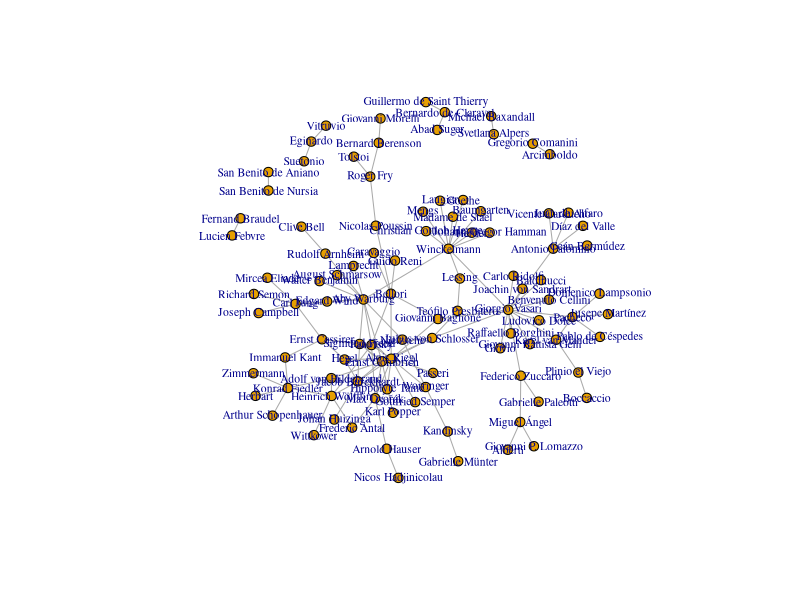
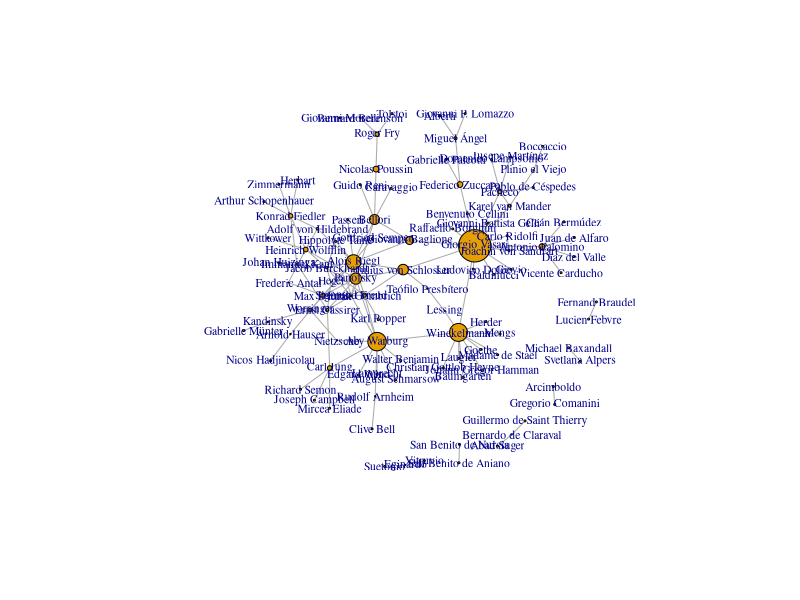
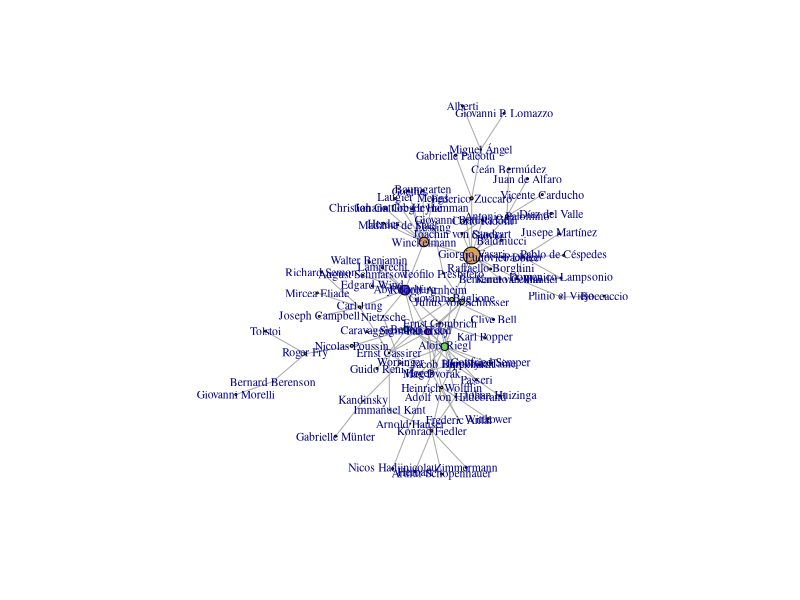

Reproduce these figures in R, in order.
historiografia_data <- read.csv("data/grafo.csv", header = TRUE, stringsAsFactors = FALSE)

library(igraph)

g <- graph_from_data_frame(historiografia_data, directed=FALSE)
plot(g, vertex.label.cex=0.7, vertex.size=5, edge.arrow.size=0.5)

V(g)$degree <- degree(g, mode="all")
V(g)$betweenness <- betweenness(g, directed=FALSE)

plot(g, vertex.size=V(g)$betweenness/100, vertex.label.cex=0.7, edge.arrow.size=0.5)

components <- components(g)
main_component <- which.max(components$csize)
vertices_in_main_component <- V(g)[components$membership == main_component]
g_main <- induced_subgraph(g, vertices_in_main_component)

layout <- layout_with_kk(g_main)
plot(g_main, vertex.size=V(g_main)$betweenness/200, vertex.color = rainbow(10, .8, .8, alpha= .8), layout=layout, vertex.label.cex=0.7, edge.arrow.size=0.5, alpha = .8)

png("figures/graph_layout.png", width=2400, height=1600)


